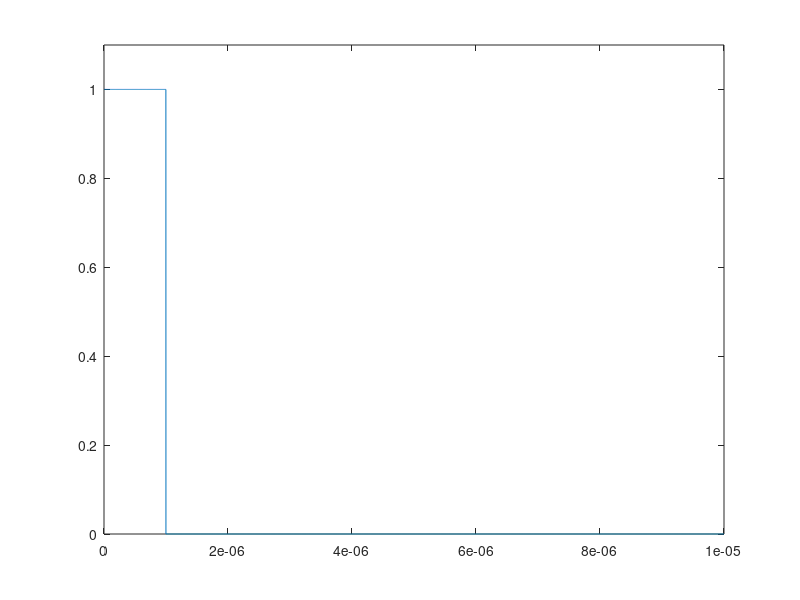

Reproduce this figure in MATLAB.
clc;
clearvars;
tau=1e-6;
T=1e-5;
ts=1e-9;
t=0:ts:T-ts;
s_s=zeros(1,length(t));
s_s(1:floor(tau/ts))=1;
figure;
plot(t,s_s);
ylim([0 1.1])